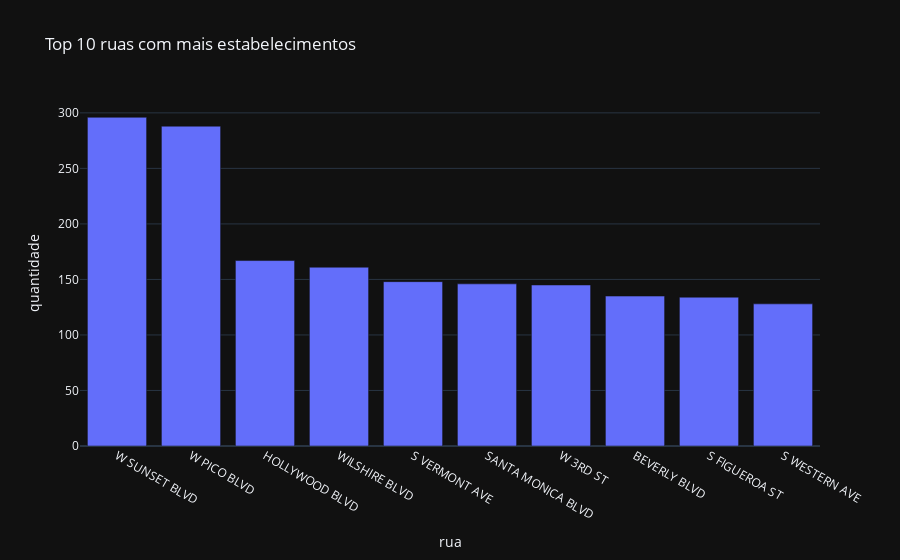

The notebook cell saved with this chart:
### Code cell
f = df.groupby('rua')['object_type'].count()
f_df = f.sort_values(ascending=False).head(10).reset_index()
f_df.columns = ['rua', 'quantidade']

# Criar o gráfico
fig = px.bar(f_df, x='rua', y='quantidade', title='Top 10 ruas com mais estabelecimentos',
    template='plotly_dark' )
fig.show()

### Figure 1 — Plotly figure (JSON) as saved in the notebook; plotly's stock layout.template omitted (floating-point values rounded to 4 significant figures)
{"data": [{"hovertemplate": "rua=%{x}<br>quantidade=%{y}<extra></extra>", "legendgroup": "", "marker": {"color": "#636efa", "pattern": {"shape": ""}}, "name": "", "orientation": "v", "showlegend": false, "textposition": "auto", "type": "bar", "x": ["W SUNSET BLVD", "W PICO BLVD", "HOLLYWOOD BLVD", "WILSHIRE BLVD", "S VERMONT AVE", "SANTA MONICA BLVD", "W 3RD ST", "BEVERLY BLVD", "S FIGUEROA ST", "S WESTERN AVE"], "xaxis": "x", "y": [296, 288, 167, 161, 148, 146, 145, 135, 134, 128], "yaxis": "y"}], "layout": {"barmode": "relative", "legend": {"tracegroupgap": 0}, "title": {"text": "Top 10 ruas com mais estabelecimentos"}, "xaxis": {"anchor": "y", "domain": [0, 1], "title": {"text": "rua"}}, "yaxis": {"anchor": "x", "domain": [0, 1], "title": {"text": "quantidade"}}}}
